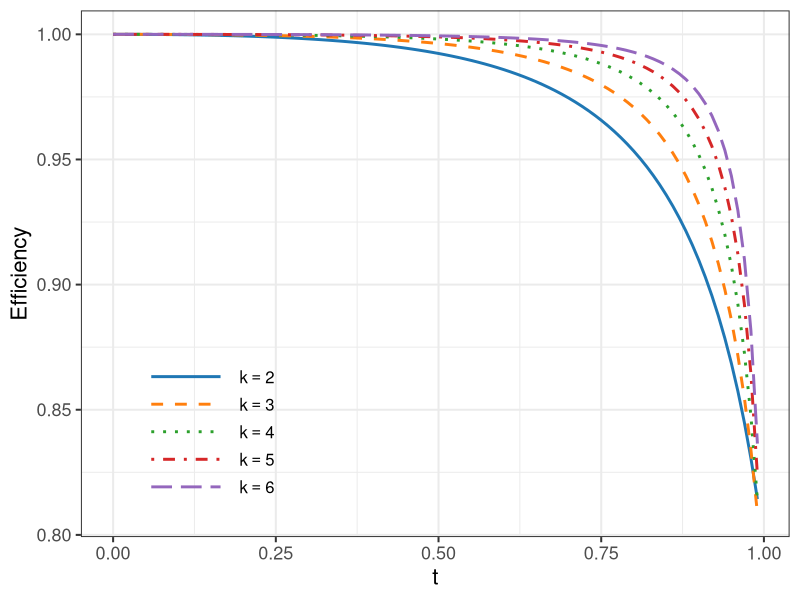

The R script that drew this image:
############################################################
# Batch computation of Eff for k = 2,...,6
# and t in [0,0.99]
############################################################

rm(list = ls())

library(nleqslv)
library(ggplot2)
library(dplyr)

############################################################
# Basic functions
############################################################

tau_fun <- function(a, b, k) {
  a + (k - 1) * b - k * a^2
}

lambda_fun <- function(a, b, k) {
  a + (k - 2) * b - (k - 1) * a^2
}

############################################################
# Product of diagonal elements of M(a,b,t)
############################################################

diag_product_M <- function(a, b, t, k) {
  
  tau <- tau_fun(a, b, k)
  
  if(tau <= 0) return(NA)
  if(a <= 0 || b <= 0) return(NA)
  if(a <= b) return(NA)
  if(t >= 1) return(NA)
  
  # First block
  d1 <- (a - b + k * (b - a^2 * t)) /
    ((1 - t) * tau)
  
  # Second block
  d2 <- (1 / (a - b)) *
    (1 + (a^2 - b) / tau)
  
  # Third block
  d3 <- 1 / a
  
  # Fourth block
  d4 <- 1 / b
  
  # Product
  prod_diag <- d1 *
    (d2^k) *
    (d3^k) *
    (d4^(k * (k - 1) / 2))
  
  return(prod_diag)
}

############################################################
# h-functions
############################################################

h0_fun <- function(a, b, t, k) {
  
  lam <- lambda_fun(a, b, k)
  tau <- tau_fun(a, b, k)
  
  (a - b + b * k) / tau +
    a^2 * (a - b) * k / (lam * tau) +
    t / (1 - t)
}

h1_fun <- function(a, b, t, k) {
  
  tau <- tau_fun(a, b, k)
  lam <- lambda_fun(a, b, k)
  
  -a / tau -
    a / lam -
    a * (a^2 - b) * k / (lam * tau)
}

h2_fun <- function(a, b, t, k) {
  
  tau <- tau_fun(a, b, k)
  lam <- lambda_fun(a, b, k)
  
  tau / (lam * (a - b))
}

h3_fun <- function(a, b, t, k) {
  
  tau <- tau_fun(a, b, k)
  lam <- lambda_fun(a, b, k)
  
  a^2 * (1 - t) /
    ((a - b + b * k - a^2 * k * t) * tau) +
    
    2 * (a^2 - b) /
    (lam * (a - b)) +
    
    (a^2 - b)^2 * k /
    (lam * tau * (a - b))
}

h1_1_fun <- function(a, b, t, k) {
  
  h1 <- h1_fun(a, b, t, k)
  h2 <- h2_fun(a, b, t, k)
  h3 <- h3_fun(a, b, t, k)
  
  2 * h1 +
    1 / a -
    2 * t * (h1 + a * k * h3 + a * h2)
}

h0_1_fun <- function(a, b, t, k) {
  
  h1_1 <- h1_1_fun(a, b, t, k)
  
  -0.5 * a * k * (h1_1 + (k + 2) / a)
}

h2_1_fun <- function(a, b, t, k) {
  
  h2 <- h2_fun(a, b, t, k)
  h3 <- h3_fun(a, b, t, k)
  h1_1 <- h1_1_fun(a, b, t, k)
  
  h2 + h3 + h1_1
}

h3_1_fun <- function(a, b, t, k) {
  
  h3 <- h3_fun(a, b, t, k)
  
  2 * h3 + 1 / b
}

############################################################
# Feasibility conditions
############################################################

check_conditions <- function(a, b, k) {
  
  cond1 <- (0 < b)
  cond2 <- (b < a)
  cond3 <- (a < 1)
  cond4 <- (k * a^2 < a + b * (k - 1))
  
  all(cond1, cond2, cond3, cond4)
}

############################################################
# Equation system
############################################################

system_eq <- function(x, t, k) {
  
  a <- x[1]
  b <- x[2]
  
  c(
    h0_1_fun(a, b, t, k),
    h2_1_fun(a, b, t, k)
  )
}

############################################################
# Multi-start search
############################################################

solve_ab_search <- function(t,
                            k,
                            n_start = 50) {
  
  best <- NULL
  best_h3 <- Inf
  
  for(i in 1:n_start) {
    
    a0 <- runif(1, 0.1, 0.95)
    b0 <- runif(1, 0.01, a0 - 0.01)
    
    sol <- try(
      nleqslv(
        c(a0, b0),
        system_eq,
        t = t,
        k = k,
        method = "Broyden",
        control = list(btol = 1e-10)
      ),
      silent = TRUE
    )
    
    if(inherits(sol, "try-error"))
      next
    
    if(sol$termcd != 1)
      next
    
    a <- sol$x[1]
    b <- sol$x[2]
    
    if(!check_conditions(a, b, k))
      next
    
    h3v <- abs(h3_1_fun(a, b, t, k))
    
    if(h3v < best_h3) {
      
      best_h3 <- h3v
      
      best <- list(
        a = a,
        b = b,
        h3_abs = h3v
      )
    }
  }
  
  return(best)
}

############################################################
# Main computation
############################################################

t_grid <- seq(0, 0.99, length = 100)

result_df <- data.frame()

for(k in 2:6) {
  
  cat("Processing k =", k, "\n")
  
  ##########################################################
  # Baseline solution at t = 0
  ##########################################################
  
  base_sol <- solve_ab_search(t = 0, k = k)
  
  if(is.null(base_sol)) {
    cat("No baseline solution for k =", k, "\n")
    next
  }
  
  a0 <- base_sol$a
  b0 <- base_sol$b
  
  base_prod <- diag_product_M(a0, b0, 0, k)
  
  ##########################################################
  # Loop over t
  ##########################################################
  
  for(t in t_grid) {
    
    sol <- solve_ab_search(t = t, k = k)
    
    if(is.null(sol))
      next
    
    a <- sol$a
    b <- sol$b
    
    prod_now <- diag_product_M(a, b, t, k)
    
    prod_base <- diag_product_M(a0, b0, t, k)
    
    Eff <- prod_now / prod_base
    
    result_df <- rbind(
      result_df,
      data.frame(
        k = factor(k),
        t = t,
        a = a,
        b = b,
        Eff = Eff
      )
    )
  }
}

############################################################
# Publication-style color palette specified by user
############################################################

ggplot(result_df,
       aes(x = t,
           y = Eff,
           color = k,
           linetype = k)) +
  
  geom_line(size = 1) +
  
  scale_linetype_manual(
    values = c("solid",
               "dashed",
               "dotted",
               "dotdash",
               "longdash"),
    
    labels = c(
      expression(k == 2),
      expression(k == 3),
      expression(k == 4),
      expression(k == 5),
      expression(k == 6)
    )
  ) +
  
  ##########################################################
# User-specified academic color palette
##########################################################

scale_color_manual(
  values = c(
    "#1F77B4",  # blue
    "#FF7F0E",  # orange
    "#2CA02C",  # green
    "#D62728",  # red
    "#9467BD"   # purple
  ),
  
  labels = c(
    expression(k == 2),
    expression(k == 3),
    expression(k == 4),
    expression(k == 5),
    expression(k == 6)
  )
) +
  
  labs(
    x = "t",
    y = "Efficiency",
    color = NULL,
    linetype = NULL
  ) +
  
  theme_bw(base_size = 15) +
  
  theme(
    
    ########################################################
    # Legend inside lower-left corner
    ########################################################
    
    legend.position = c(0.18, 0.20),
    
    ########################################################
    # Clean legend appearance
    ########################################################
    
    legend.background = element_blank(),
    legend.key = element_blank(),
    
    ########################################################
    # Longer legend lines
    ########################################################
    
    legend.key.width = unit(2.2, "cm"),
    legend.key.height = unit(0.7, "cm"),
    
    ########################################################
    # Typography
    ########################################################
    
    legend.text = element_text(size = 12),
    
    axis.title = element_text(size = 16),
    axis.text = element_text(size = 13)
  )
############################################################
# Optional: view data
############################################################

head(result_df)
